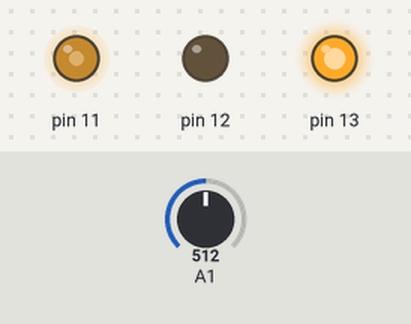
The sketch below on a simulated Arduino Uno, built with avr-gcc and run on an emulated ATmega328P. Parts: output pins drawn as LEDs (lit = HIGH). The test bench sets the inputs (shaded band); at power-on: A1 = 512.

Above: at 1.2 s.
1.3 s: A1 set to 716
At 1.7 s:
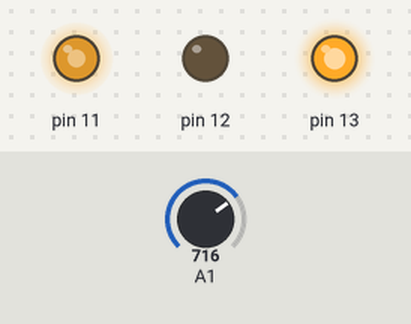
2.8 s: A1 set to 900
At 4.0 s:
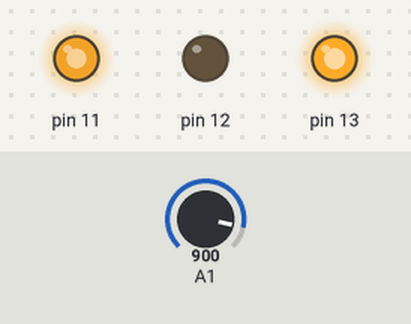
4.3 s: A1 set to 122
At 5.2 s:
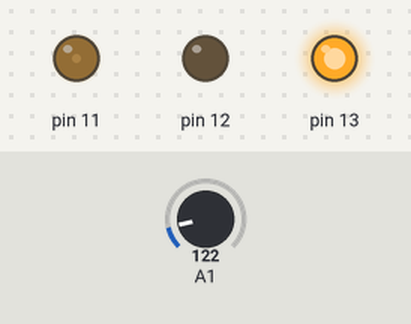
5.8 s: A1 set to 0
At 6.3 s:
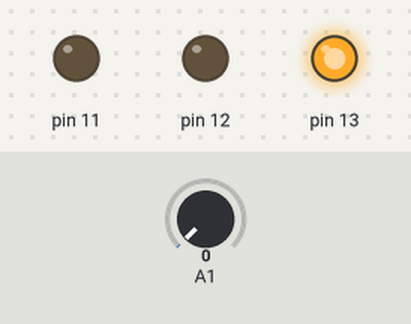
7.3 s: A1 set to 511
At 8.7 s:
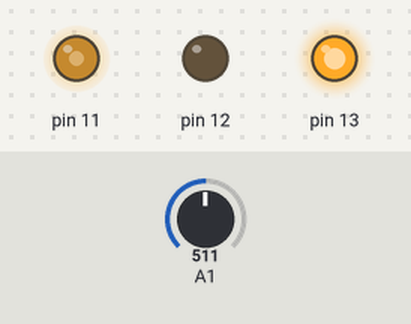
Timing chart, 0 to 9.8 s (numbered marks = the images above; inputs shaded):
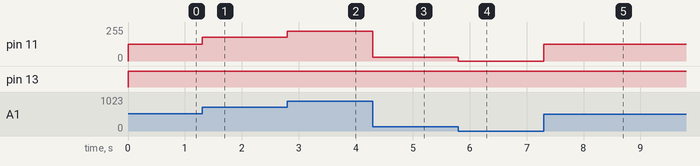

The sketch:

dc_motor_shubham.ino
```cpp
void setup() {
  pinMode(13, OUTPUT);
  pinMode(12, OUTPUT);
  pinMode(11, OUTPUT);
  pinMode(1, INPUT);
}
void loop() {
  int speed = 0;
  digitalWrite(13, HIGH);
  digitalWrite(12, LOW);
  speed = map(analogRead(1), 0, 1023, 0, 255);
  analogWrite(11, speed);
}
```

Measured:
- after the input at 1.3 s, pin 11: 127/255 → 178/255 at once
- after the input at 2.8 s, pin 11: 178/255 → 224/255 at once
- after the input at 4.3 s, pin 11: 224/255 → 30/255 at once
- after the input at 5.8 s, pin 11: 30/255 → 0/255 at once
- after the input at 7.3 s, pin 11: 0/255 → 127/255 at once
